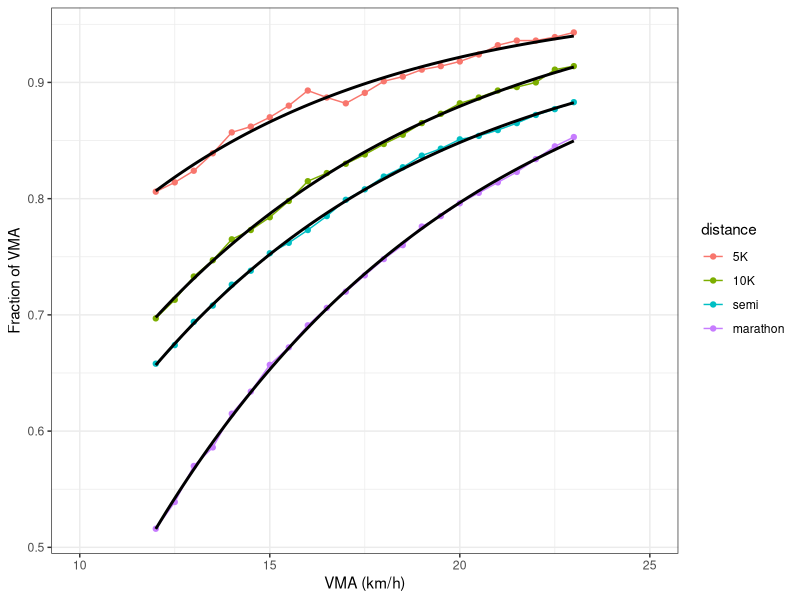
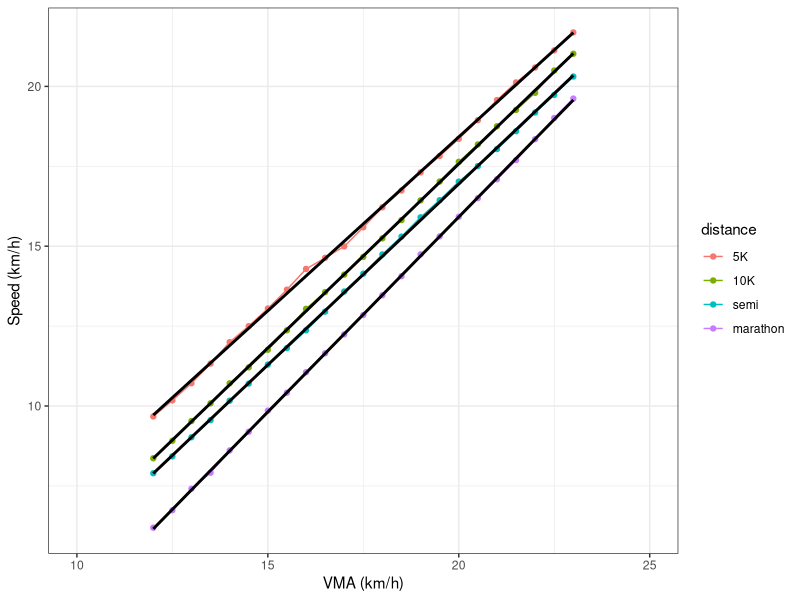
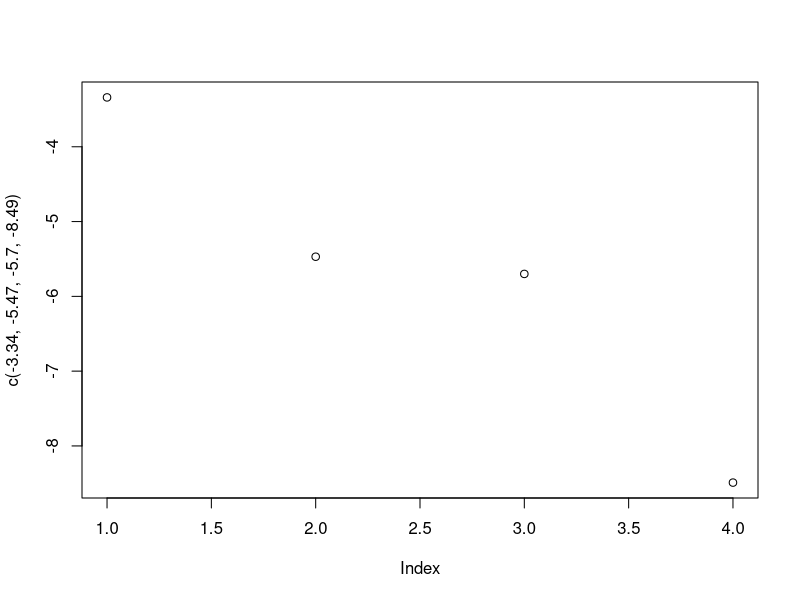
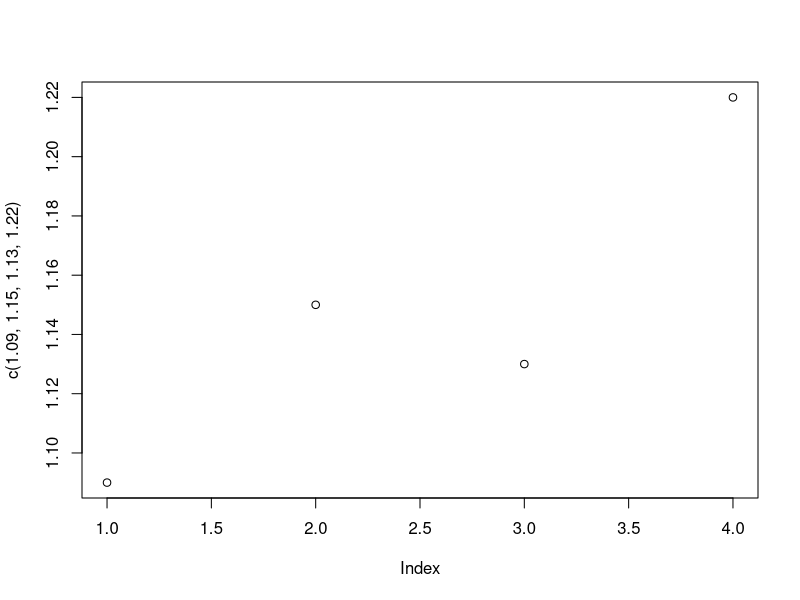
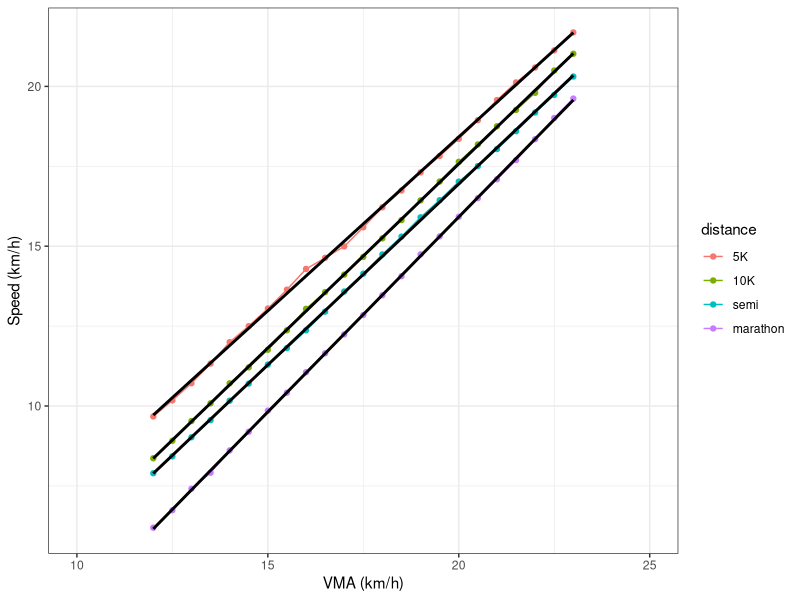

Write R code to recreate these figures, in order.
library(dplyr)

# table obtenue ici: https://www.u-run.fr/85174-predire-ses-performances-avec-la-vma
vma_table <- tribble(
  ~VMA_kmh, ~`5K`,   ~`10K`,  ~semi,   ~marathon,
  12.0,     0.806,   0.697,   0.658,   0.516,
  12.5,     0.814,   0.713,   0.674,   0.539,
  13.0,     0.824,   0.733,   0.694,   0.570,
  13.5,     0.839,   0.747,   0.708,   0.586,
  14.0,     0.857,   0.765,   0.726,   0.615,
  14.5,     0.862,   0.773,   0.738,   0.634,
  15.0,     0.870,   0.784,   0.753,   0.657,
  15.5,     0.880,   0.798,   0.762,   0.672,
  16.0,     0.893,   0.815,   0.773,   0.691,
  16.5,     0.887,   0.822,   0.785,   0.706,
  17.0,     0.882,   0.830,   0.799,   0.720,
  17.5,     0.891,   0.838,   0.808,   0.734,
  18.0,     0.901,   0.847,   0.819,   0.748,
  18.5,     0.905,   0.855,   0.827,   0.760,
  19.0,     0.911,   0.865,   0.837,   0.776,
  19.5,     0.914,   0.873,   0.843,   0.785,
  20.0,     0.918,   0.882,   0.851,   0.796,
  20.5,     0.924,   0.887,   0.854,   0.805,
  21.0,     0.932,   0.893,   0.859,   0.814,
  21.5,     0.936,   0.896,   0.865,   0.823,
  22.0,     0.936,   0.900,   0.872,   0.834,
  22.5,     0.939,   0.911,   0.877,   0.845,
  23.0,     0.943,   0.914,   0.883,   0.853
) %>%
  tidyr::pivot_longer(cols = -VMA_kmh, names_to = "distance",
                      values_to = "fraction_of_VMA") %>%
  mutate(distance = factor(distance, levels = c("5K", "10K", "semi", "marathon")))

library(ggplot2)
ggplot(vma_table, aes(VMA_kmh, fraction_of_VMA, color = distance, group = distance)) +
  theme_bw() +
  geom_point() +
  geom_line() +
  stat_smooth(
    method = "nls",
    formula = y ~ c - a * exp(-b * x),
    method.args = list(start = list(a = 1, b = 0.12, c = 1)),
    se = FALSE,
    color = "black"
  ) +
  xlim(10, 25) +
  # geom_smooth(method = "gam", formula = y ~ s(x, bs = "cs"), color = "black", se = FALSE) +
  labs(x = "VMA (km/h)", y = "Fraction of VMA")



vma_table %>%
  summarize({
    nls(fraction_of_VMA ~ c - a * exp(-b * VMA_kmh),
        start = list(a = 1, b = 0.1, c = 1)) %>%
      summary() %>%
      { .$coef[, "Estimate"] } %>%
      print() %>%
      as.list() %>% as.data.frame()
  }, .by = distance)


#       a      b      c
# 5K:   0.9706 0.1471 0.9729
# 10K:  1.2519 0.1211 0.9904
# semi: 1.3875 0.1279 0.9558
# mara: 1.9021 0.1187 0.9739

ggplot(vma_table, aes(VMA_kmh, fraction_of_VMA * VMA_kmh, color = distance, group = distance)) +
  theme_bw() +
  geom_point() +
  geom_line() +
  stat_smooth(
    method = "nls",
    formula = y ~ a + b * x,
    method.args = list(start = list(a = 0, b = 1)),
    se = FALSE,
    color = "black"
  ) +
  xlim(10, 25) +
  # geom_smooth(method = "gam", formula = y ~ s(x, bs = "cs"), color = "black", se = FALSE) +
  labs(x = "VMA (km/h)", y = "Speed (km/h)")

vma_table %>%
  summarize({
    nls(I(fraction_of_VMA * VMA_kmh) ~ a + b * VMA_kmh,
        start = list(a = 0, b = 1)) %>%
      summary() %>%
      { .$coef[, "Estimate"] } %>%
      print() %>%
      as.list() %>% as.data.frame()
  }, .by = distance)

# -3.338833  1.087887
# -5.466186  1.152099
# -5.698478  1.132304
# -8.488501  1.220164


vma_table %>%
  mutate(dist = case_when(
    distance == "5K" ~ 5,
    distance == "10K" ~ 10,
    distance == "semi" ~ 42.195 / 2,
    distance == "marathon" ~ 42.195
  )) %>%
  nls(I(fraction_of_VMA * VMA_kmh) ~ a1 * log(dist) + a2 + (b1 * log(dist) + b2) * VMA_kmh, data = .,
      start = list(a1 = 0, a2 = 0, b1 = 1, b2 = 0))

plot(c(-3.34, -5.47, -5.70, -8.49))
plot(c(1.09, 1.15, 1.13, 1.22))

vma_table %>%
  mutate(dist = case_when(
    distance == "5K" ~ 5,
    distance == "10K" ~ 10,
    distance == "semi" ~ 42.195 / 2,
    distance == "marathon" ~ 42.195
  )) %>%
  ggplot(aes(VMA_kmh, fraction_of_VMA * VMA_kmh, color = distance, group = distance)) +
  theme_bw() +
  geom_point() +
  geom_line() +
  stat_smooth(
    method = "nls",
    formula = y ~ a + b * x,
    method.args = list(start = list(a = 0, b = 1)),
    se = FALSE,
    color = "black"
  ) +
  xlim(10, 25) +
  # geom_smooth(method = "gam", formula = y ~ s(x, bs = "cs"), color = "black", se = FALSE) +
  labs(x = "VMA (km/h)", y = "Speed (km/h)")

